Frame 1 (no input): blank canvas, image omitted
Frame 60 (the mouse pressed at the canvas centre just before this capture): blank canvas, image omitted
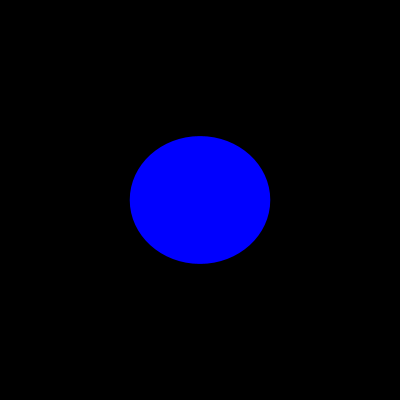
Frame 120 (the mouse held since frame 60 and released just before this capture)

The Processing sketch whose frames 1 and 60 were blank and that drew this single picture after the mouse press (run headless with seeded random() and noise(); from frame 60 on, the mouse is pressed at the canvas centre):

// Processing sketch: processing_42480
// ── processing_42480.pde


void setup(){
  size(400,400);
  background(0,0,170);
  smooth();
}

void draw(){
  background(0,0,0,170);
  noStroke();
  fill(0,0,255);
  
  if(mousePressed){
    ellipse(mouseX,mouseY,random(200), random(200));
  }
}
                
             
